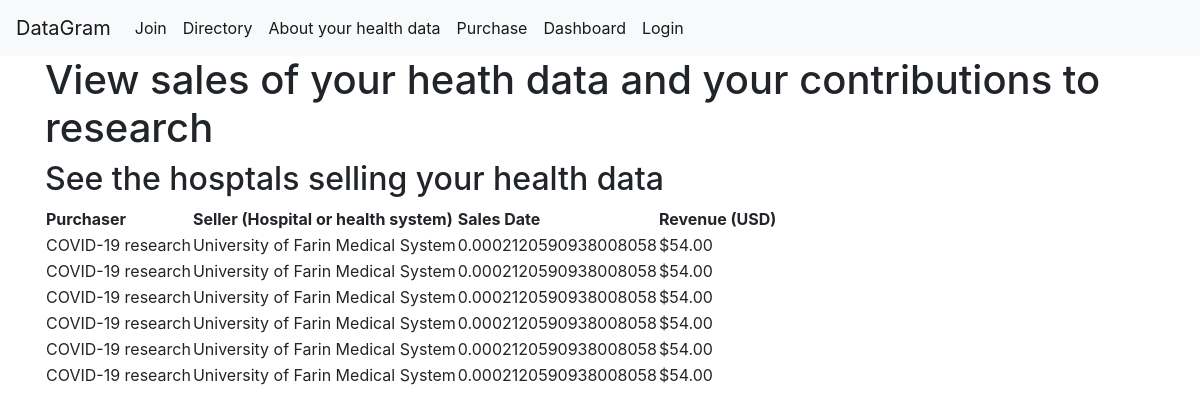
The app's page /dashboard (signed in) with its own data.
### tables this page shows
CREATE TABLE research_contributions
        (id INT, user_id INT, project TEXT, seller TEXT, sales_date TIMESTAMP, revenue INT, PRIMARY KEY(id), FOREIGN KEY(user_id) REFERENCES users (id));

### application.py (the view)
@app.route("/dashboard", methods=["GET"])
@login_required
def dashboard():
    sales_row =[]
    sqlcon = get_db_conn()
    cur = sqlcon.conn.cursor()
    cur.execute('''SELECT project, seller, sales_date, revenue FROM research_contributions''')
    sales_rows = cur.fetchall()
    return render_template("dashboard.html", sales_rows=sales_rows)
    sqlcon.save_changes() # Close the connection

### application.py (called while the page is built)
def get_db_conn():
    sqlcon = SQLPipeline()
    try:
        sqlcon.create_connection()
        sqlcon.create_table()
        print("cursor made")
        return sqlcon
    except Exception as ex:
            print("Exception:", ex)

### auth_decorator.py (called while the page is built)
def login_required(f):
    @wraps(f)
    def decorated_function(*args, **kwargs):
        user = dict(session).get('profile', None)
        if user:
            return f(*args, **kwargs)
        return 'You are not logged in'
    return decorated_function

### core/store_sql.py (called while the page is built)
    def create_connection(self, erase_first=False):
        print("SQL connection created")
        self.conn = sqlite3.connect(('{0}.db').format(self.db_name))
        self.conn.row_factory = sqlite3.Row

### templates/dashboard.html
{% extends 'base.html' %}
{% block content %}
<h1>{% block title %} View sales of your heath data and your contributions to research {% endblock %}</h1>
    <div class="section">
        <h2>See the hosptals selling your health data </h2>
        <table>
            <thead>
                <tr>
                    <th> Purchaser  </th>
                    <th> Seller (Hospital or health system) </th>
                    <th> Sales Date</th>
                    <th> Revenue (USD) </th>
                </tr>
            </thead>
            <tbody>
            {% for s in sales_rows %}
            <tr>
                <td> {{s.project}} </td>
                <td> {{s.seller}} </td>
                <td> {{s.sales_date}} </td>
                <td> {{s.revenue}} </td>
            </tr>
            {% endfor %}
            </tbody>
        </table>
    </div>
  </div>
  {% endblock %}

### records on screen
research_contributions: project "COVID-19 research", seller "University of Farin Medical System", sales_date "0.0002120590938008058", revenue "$54.00"
